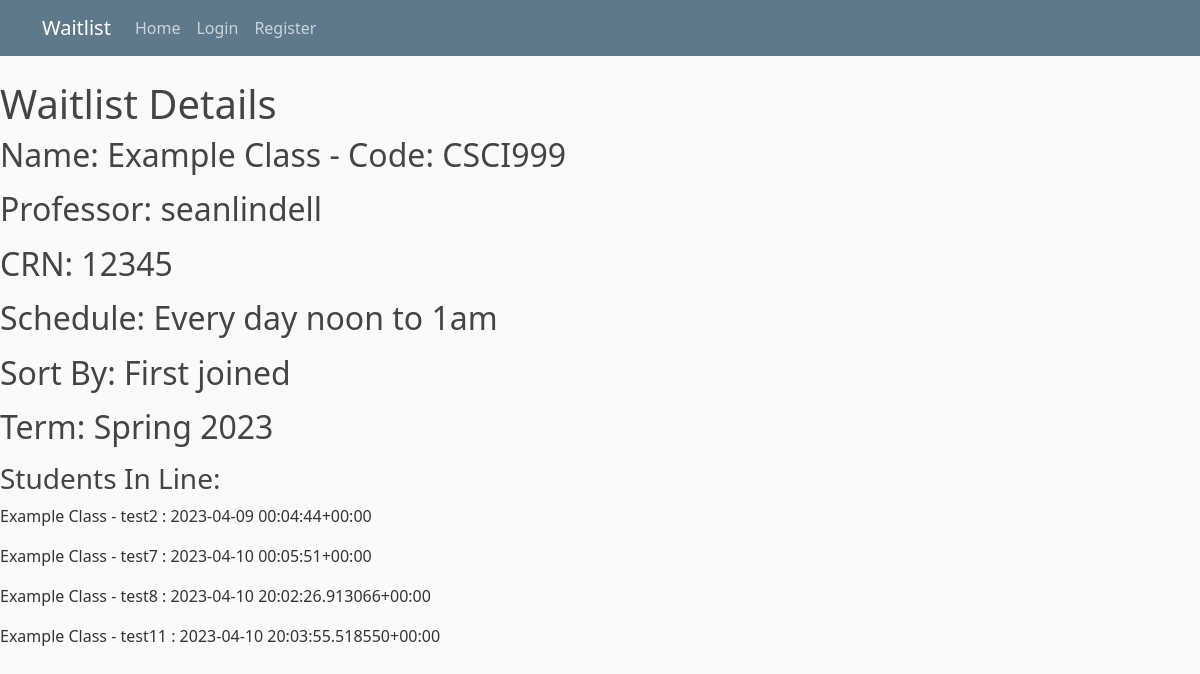
/studenthome/1/detail/, run on the app's committed database.
### studentview/models.py (models this page shows)
class ClassWaitlist(models.Model):
    className = models.CharField(max_length=200, name="className")
    classCode = models.CharField(max_length=200) #ex: CSCI425
    crn = models.IntegerField(default=0)
    schedule = models.CharField(max_length=200)
    sortType = models.CharField(max_length=200) #we should probably change this to an enum eventually
    term = models.CharField(max_length=200) #we should probably turn this into some kind of custom datatype eventually
    professor = models.ForeignKey(User, on_delete=models.CASCADE) #dunno if cascade is nessicary.
    date_added = models.DateTimeField("date published")
    def __str__(self):
        return self.className

class StudentTicket(models.Model):
    class_waitlist = models.ForeignKey(ClassWaitlist, on_delete=models.CASCADE) #dunno if cascade is nessicary.
    date_joined = models.DateTimeField("date joined")
    student = models.ForeignKey(User, on_delete=models.CASCADE) #dunno if cascade is nessicary.
    def __str__(self):
        return str(self.class_waitlist) + ' - ' + str(self.student) + ' : ' + str(self.date_joined)

### studentview/views.py (the view)
# urls.py: path("<int:pk>/detail/", views.DetailView.as_view(), name='detail')
class DetailView(generic.DetailView):
    model = ClassWaitlist
    template_name = 'studentview/detail.html'

### studentview/templates/studentview/detail.html
{% extends "studentview/base.html" %}
{% block content %}
        <h1>Waitlist Details</h1>
        <legend> <h2> Name: {{ classwaitlist.className }}  - Code: {{ classwaitlist.classCode}} </h2> </legend>
        <legend> <h2> Professor: {{ classwaitlist.professor }} </h2> </legend>
        <legend> <h2> CRN: {{ classwaitlist.crn }} </h2> </legend>
        <legend> <h2> Schedule: {{ classwaitlist.schedule }} </h2> </legend>
        <legend> <h2> Sort By: {{ classwaitlist.sortType }} </h2> </legend>
        <legend> <h2> Term: {{ classwaitlist.term }} </h2> </legend>
        <h3> Students In Line: </h3>
        {% for studentticket in classwaitlist.studentticket_set.all %}
            <p> {{ studentticket }}</p>
        {% endfor %}
{% endblock content %}

### studentview/static/studentview/main.css (style rules this page uses)
body { background: #fafafa; color: #333333; margin-top: 5rem; }
h1, h2, h3, h4, h5, h6 { color: #444444; }

### data on the page
ClassWaitlist: className "Example Class", classCode "CSCI999", professor "seanlindell", crn "12345", schedule "Every day noon to 1am", sortType "First joined", term "Spring 2023"
StudentTicket: class_waitlist+student+date_joined "Example Class - test2 : 2023-04-09 00:04:44+00:00"
StudentTicket: class_waitlist+student+date_joined "Example Class - test7 : 2023-04-10 00:05:51+00:00"
StudentTicket: class_waitlist+student+date_joined "Example Class - test8 : 2023-04-10 20:02:26.913066+00:00"
StudentTicket: class_waitlist+student+date_joined "Example Class - test11 : 2023-04-10 20:03:55.518550+00:00"
